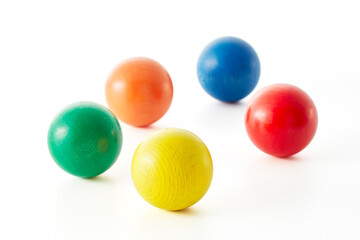
#> input picture Images/col_balls.jpg, 360 x 240 px, found by its file name
$ python Image_gradient_with_Opencv.py   (older library calls are emulated)
#> lines starting #> are read from the running program, lines starting #| are printed output that depends on the picture; after the words box and inside, x2 and y2 are one past the last pixel; in counts of white or black regions, pixels touching at a corner belong together
#!/usr/bin/env python3
# -*- coding: utf-8 -*-
"""
Created on Sat Jun  1 09:23:49 2024

@author: era
"""
"""
Image Gradient with opencv

it is a directional change in the color or intenseity  in an image . It is most important
part  to find information from images

1. Like finding edge within the image
2. There are various methods to find image gradient
caplacian derivatives sobelx and sobely
image should be in grey scale


"""
import numpy as np
import cv2

img = cv2.imread("/home/era/Desktop/Work/Opencv_projects/Images/col_balls.jpg")
#> img is the input picture: shape (240, 360, 3); mean B, G, R 212.2, 226.3, 230.9

cv2.imshow("original", img)

img_g = cv2.cvtColor(img, cv2.COLOR_BGR2GRAY)
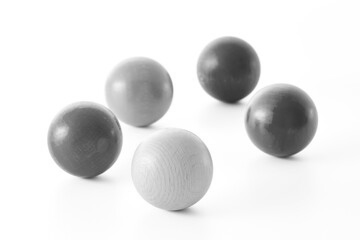
#> img_g: shape (240, 360); min 48, max 255, mean 226.1

cv2.imshow("Grey", img_g)
lap = cv2.Laplacian(img_g,cv2.CV_64F)
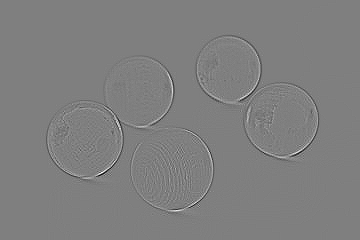
#> lap: shape (240, 360) float64; min -123, max 123, mean 0; drawn with min black and max white
lap = np.uint8(np.absolute(lap))
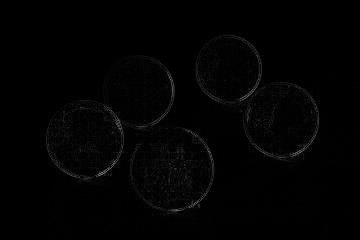
#> lap: shape (240, 360); min 0, max 123, mean 2.5
cv2.imshow("lap", lap)

#SOBEL
Sobelx = cv2.Sobel(img_g, cv2.CV_64F, 1,0,ksize=3)
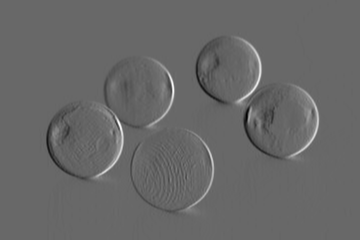
#> Sobelx: shape (240, 360) float64; min -329, max 477, mean -0.1; drawn with min black and max white
Sobely = cv2.Sobel(img_g, cv2.CV_64F,0,1,ksize= 3)
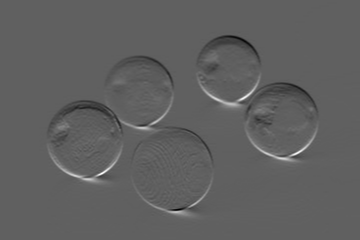
#> Sobely: shape (240, 360) float64; min -330, max 545, mean -0.1; drawn with min black and max white
SObel_combine = cv2.bitwise_or(Sobelx,Sobely)

cv2.imshow("Sobel combine",SObel_combine)
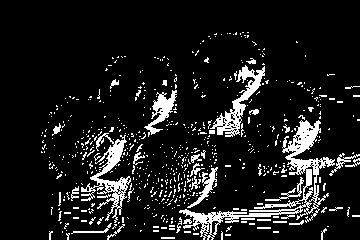
#> window 'Sobel combine': shape (240, 360); 11% white; 619 white regions (577 under 20 px), largest, box (x1, y1, x2, y2) and area: (179, 120, 335, 240) 2652, (81, 133, 131, 223) 1222, (210, 65, 265, 137) 1007


cv2.waitKey(0)
cv2.destroyAllWindows()
